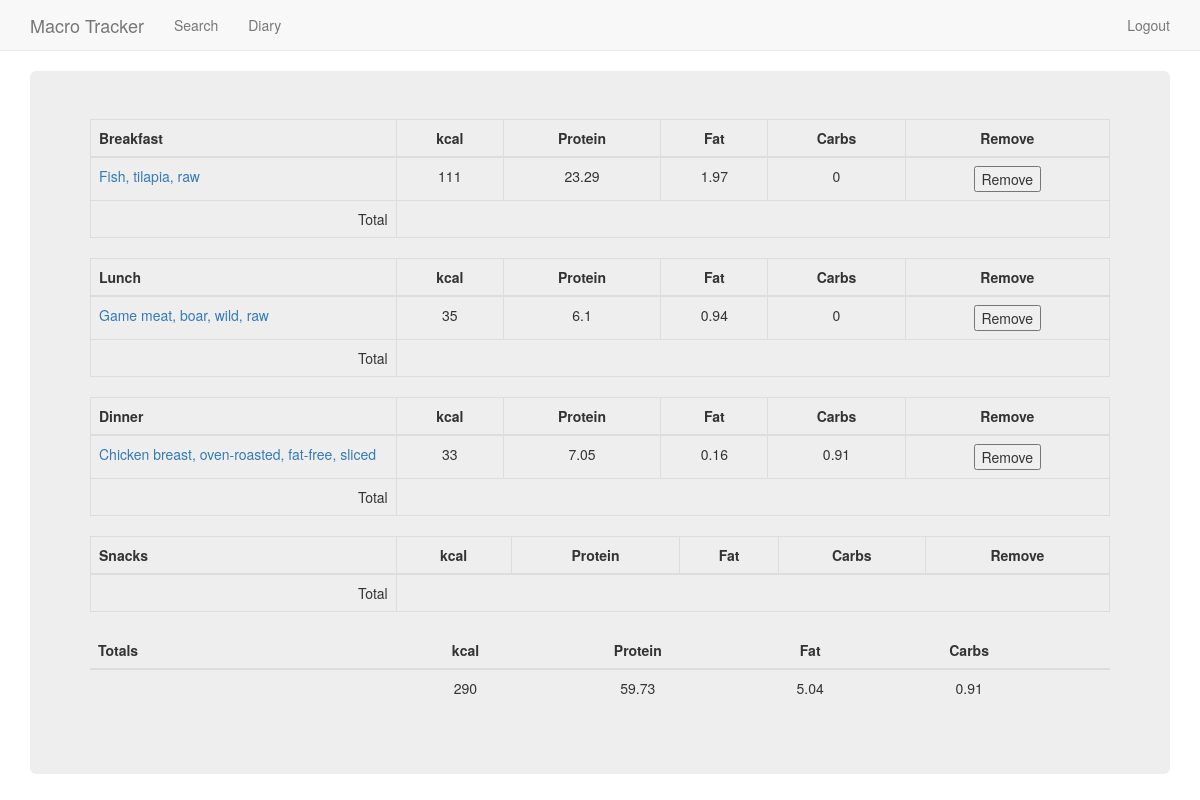
Page /diary (signed in) on the earlier database version.
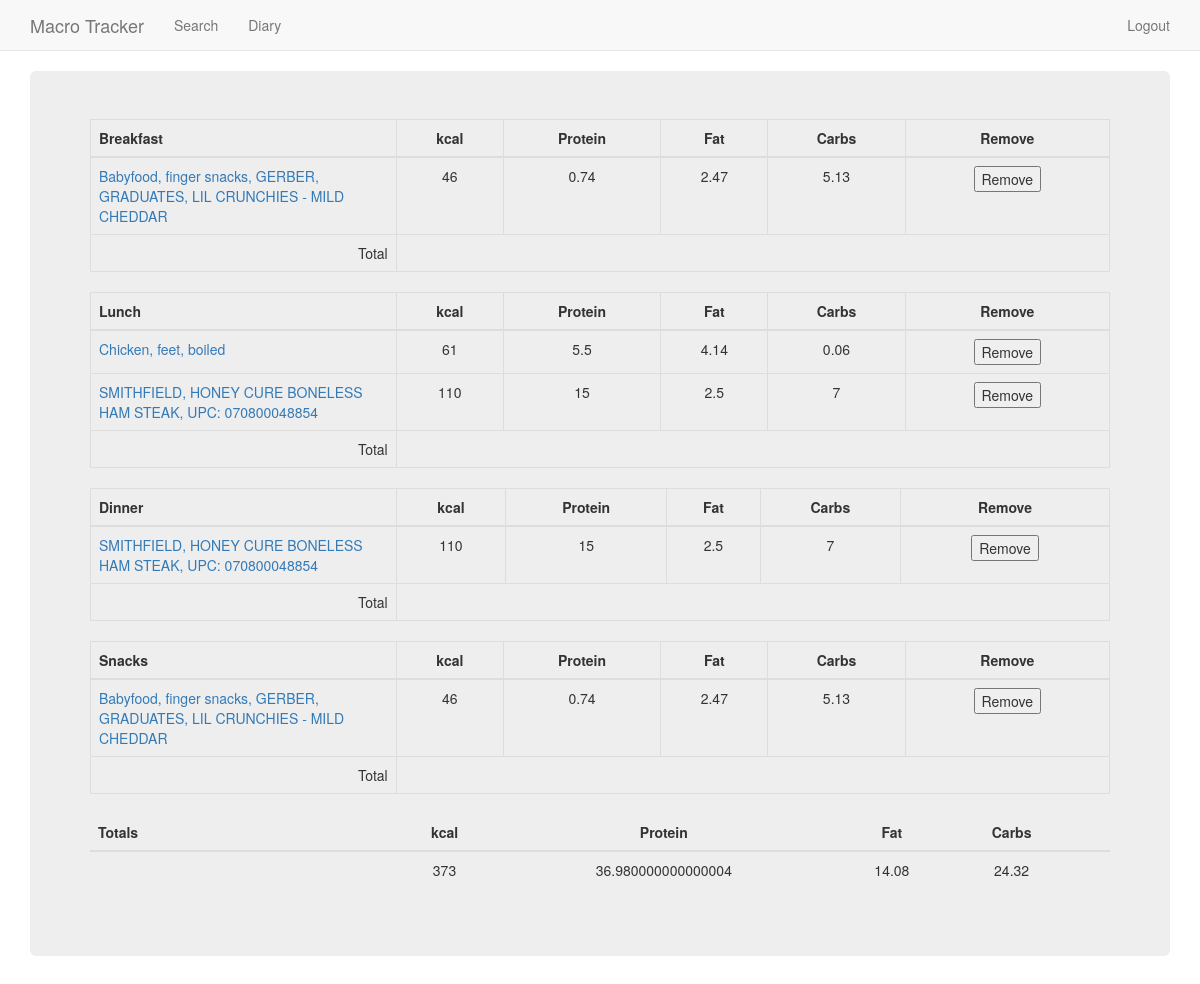
Same page on the later database version.
### app/models.py (models this page shows, shortened)
class Food(db.Model):
    id = db.Column(db.Integer, primary_key=True)
    food_name = db.Column(db.String(140))
    kcal = db.Column(db.Integer())
    protein = db.Column(db.Integer())
    fat = db.Column(db.Integer())
    carbs = db.Column(db.Integer())
    meal = db.Column(db.Integer())
    ndbno = db.Column(db.String(64))
    user_id = db.Column(db.Integer, db.ForeignKey('user.id'))

### app/routes.py (the view, shortened to what this page needs)
@app.route('/diary', methods=['GET', 'POST'])
def diary():
    form = RemoveFood()
    foods = Food.query.filter_by(user_id=current_user.get_id())
    total_cals = 0
    total_carbs = 0
    total_protein = 0
    total_fat = 0
    for food in foods:
        total_cals = total_cals + food.kcal
        total_carbs = total_carbs + food.carbs
        total_protein = total_protein + food.protein
        total_fat = total_fat + food.fat
    return render_template('diary.html', foods=foods, form=form, total_fat=total_fat, total_cals=total_cals, total_carbs=total_carbs, total_protein=total_protein)

### app/forms.py
class RemoveFood(FlaskForm):
    remove = SubmitField('Remove')
    entry_id = HiddenField('')

### app/models.py (called while the page is built)
@login.user_loader
def load_user(id):
    return User.query.get(int(id))

### app/templates/diary.html (shortened to what this page needs)
{% extends 'base.html' %}
{% block styles %}
{{super()}}
<link rel="stylesheet" href="https://cdnjs.cloudflare.com/ajax/libs/font-awesome/4.7.0/css/font-awesome.min.css">
{% endblock %}
{% block content %}
<div class="container">
    <div class="jumbotron">
        <table class="table table-bordered">
            <thead>
                <tr>
                    <th style="width: 30%">Breakfast</th>
                    <th class="text-center">kcal</th>
                    <th class="text-center">Protein</th>
                    <th class="text-center">Fat</th>
                    <th class="text-center">Carbs</th>
                    <th class="text-center">Remove</th>
                </tr>
            </thead>
            {% for food in foods %}
            {% if food.meal == "Breakfast" %}
            <tr>
                <td><a href="{{ url_for('get_nutrition', ndbno=food.ndbno) }}">{{ food.food_name }}</a></td>
                <td class="text-center">{{ food.kcal }}</td>
                <td class="text-center">{{ food.protein }}</td>
                <td class="text-center">{{ food.fat }}</td>
                <td class="text-center">{{ food.carbs }}</td>
                <td class="text-center">
                    <form method='post'>
                        {{ form.remove() }}
                    </form>
                </td>
            </tr>
            {% endif %}
            {% endfor %}
            <tr>
                <td style="text-align: right;">Total</td>
            </tr>
        </table>
        <table class="table table-bordered">
            <thead>
                <tr>
                    <th style="width: 30%">Lunch</th>
                    <th class="text-center">kcal</th>
                    <th class="text-center">Protein</th>
                    <th class="text-center">Fat</th>
                    <th class="text-center">Carbs</th>
                    <th class="text-center">Remove</th>
                </tr>
            </thead>
            {% for food in foods %}
            {% if food.meal == "Lunch" %}
            <tr>
                <td><a href="{{ url_for('get_nutrition', ndbno=food.ndbno) }}">{{ food.food_name }}</a></td>
                <td class="text-center">{{ food.kcal }}</td>
                <td class="text-center">{{ food.protein }}</td>
                <td class="text-center">{{ food.fat }}</td>
                <td class="text-center">{{ food.carbs }}</td>
                <td class="text-center">
                    <form method='post'>
                        {{ form.remove() }}
                    </form>
                </td>
            </tr>
            {% endif %}
            {% endfor %}
            <tr>
                <td style="text-align: right;">Total</td>
            </tr>
        </table>
        <table class="table table-bordered">
            <thead>
                <tr>
                    <th style="width: 30%">Dinner</th>
                    <th class="text-center">kcal</th>
                    <th class="text-center">Protein</th>
                    <th class="text-center">Fat</th>
                    <th class="text-center">Carbs</th>
                    <th class="text-center">Remove</th>
                </tr>
            </thead>
            {% for food in foods %}
            {% if food.meal == "Dinner" %}
            <tr>
                <td><a href="{{ url_for('get_nutrition', ndbno=food.ndbno) }}">{{ food.food_name }}</a></td>
                <td class="text-center">{{ food.kcal }}</td>
                <td class="text-center">{{ food.protein }}</td>
                <td class="text-center">{{ food.fat }}</td>
                <td class="text-center">{{ food.carbs }}</td>
                <td class="text-center">
                    <form method='post'>
                        {{ form.remove() }}
                    </form>
                </td>
            </tr>
            {% endif %}
            {% endfor %}
            <tr>
                <td style="text-align: right;">Total</td>
            </tr>
        </table>
        <table class="table table-bordered">
            <thead>
                <tr>
                    <th style="width: 30%">Snacks</th>
                    <th class="text-center">kcal</th>
                    <th class="text-center">Protein</th>
                    <th class="text-center">Fat</th>
                    <th class="text-center">Carbs</th>
                    <th class="text-center">Remove</th>
                </tr>
            </thead>
            {% for food in foods %}
            {% if food.meal == "Snacks" %}
            <tr>
                <td><a href="{{ url_for('get_nutrition', ndbno=food.ndbno) }}">{{ food.food_name }}</a></td>
                <td class="text-center">{{ food.kcal }}</td>
                <td class="text-center">{{ food.protein }}</td>
                <td class="text-center">{{ food.fat }}</td>
                <td class="text-center">{{ food.carbs }}</td>
                <td class="text-center">
                    <form method='post'>
                        {{ form.remove() }}
                    </form>
                </td>
            </tr>
            {% endif %}
            {% endfor %}
            <tr>
                <td style="text-align: right;">Total</td>
            </tr>
        </table>
        <table class="table">
            <thead>
                <tr>
                    <th style="width: 30%">Totals</th>
                    <th class="text-center">kcal</th>
                    <th class="text-center">Protein</th>
                    <th class="text-center">Fat</th>
                    <th class="text-center">Carbs</th>
                    <th></th>
                </tr>
            </thead>
            <tr>
                <td></td>
                <td class="text-center">{{ total_cals }}</td>
                <td class="text-center">{{ total_protein }}</td>
                <td class="text-center">{{ total_fat }}</td>
                <td class="text-center">{{ total_carbs }}</td>
                <td></td>
            </tr>
        </table>
    </div>
</div>
{% endblock %}

### app/templates/base.html (shortened to what this page needs)
{% extends 'bootstrap/base.html' %}
{% block navbar %}
<nav class="navbar navbar-default navbar-static-top">
  <div class="container">
    <div class="navbar-header">
      <a class="navbar-brand" href="/">Macro Tracker</a>
    </div>
    <div id="navbar" class="navbar-collapse collapse">
      <ul class="nav navbar-nav">
        <li><a href="/search">Search</a></li>
      </ul>
      <ul class="nav navbar-nav">
        <li><a href="/diary">Diary</a></li>
      </ul>
      <ul class="nav navbar-nav navbar-right">
        {% if current_user.is_anonymous %}
        <li><a href="{{ url_for('login') }}">Login</a></li>
        {% else %}
        <li><a href="{{ url_for('logout') }}">Logout</a></li>
        {% endif %}
      </ul>
    </div>
  </div>
</nav>
{% endblock %}

Differences in the rows shown:
removed Food: food_name "Fish, tilapia, raw", kcal "111", protein "23.29", fat "1.97", carbs "0"
removed Food: food_name "Game meat, boar, wild, raw", kcal "35", protein "6.1", fat "0.94", carbs "0"
removed Food: food_name "Chicken breast, oven-roasted, fat-free, sliced", kcal "33", protein "7.05", fat "0.16", carbs "0.91"
added Food: food_name "Babyfood, finger snacks, GERBER, GRADUATES, LIL CRUNCHIES - MILD CHEDDAR", kcal "46", protein "0.74", fat "2.47", carbs "5.13"
added Food: food_name "Chicken, feet, boiled", kcal "61", protein "5.5", fat "4.14", carbs "0.06"
added Food: food_name "SMITHFIELD, HONEY CURE BONELESS HAM STEAK, UPC: 070800048854", kcal "110", protein "15", fat "2.5", carbs "7"
added Food: food_name "SMITHFIELD, HONEY CURE BONELESS HAM STEAK, UPC: 070800048854", kcal "110", protein "15", fat "2.5", carbs "7"
added Food: food_name "Babyfood, finger snacks, GERBER, GRADUATES, LIL CRUNCHIES - MILD CHEDDAR", kcal "46", protein "0.74", fat "2.47", carbs "5.13"
Other differences:
{{ total_cals }}: "290" → "373"
{{ total_protein }}: "59.73" → "36.980000000000004"
{{ total_fat }}: "5.04" → "14.08"
{{ total_carbs }}: "0.91" → "24.32"
